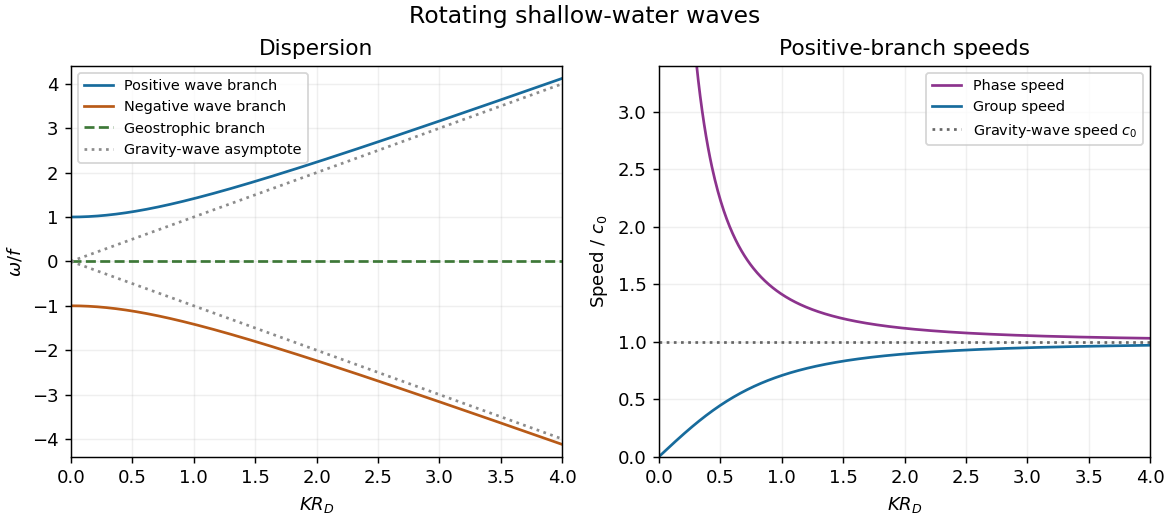

Here is the Python script that generated this plot:
"""Rotating shallow-water dispersion; Python 3.14, numpy 2.3.5, matplotlib 3.10.7.

Write only paper-48-dispersion.png in the caller's working directory.
The caller controls MPLCONFIGDIR; no environment variable is changed here.
"""
from pathlib import Path
import matplotlib
matplotlib.use('Agg')
import matplotlib.pyplot as plt
import numpy as np

k = np.linspace(0, 4, 501)
w = np.sqrt(1+k*k)
fig, (left, right) = plt.subplots(1, 2, figsize=(9, 4), layout='constrained')
fig.patch.set_facecolor('white')
left.plot(k, w, color='#176b9c', label='Positive wave branch')
left.plot(k, -w, color='#b85a17', label='Negative wave branch')
left.axhline(0, color='#3d7837', linestyle='--', label='Geostrophic branch')
left.plot(k, k, ':', color='0.55', label='Gravity-wave asymptote')
left.plot(k, -k, ':', color='0.55')
left.set(xlabel=r'$K R_D$', ylabel=r'$\omega/f$', title='Dispersion', xlim=(0, 4), ylim=(-4.4,4.4))
left.legend(fontsize=8, loc='upper left')
z = k[k > .12]
right.plot(z, np.sqrt(1+z*z)/z, color='#8c338d', label='Phase speed')
right.plot(k, k/w, color='#176b9c', label='Group speed')
right.axhline(1, color='0.4', linestyle=':', label=r'Gravity-wave speed $c_0$')
right.set(xlabel=r'$K R_D$', ylabel=r'Speed / $c_0$', title='Positive-branch speeds', xlim=(0,4), ylim=(0,3.4))
right.legend(fontsize=8)
for ax in (left,right):
    ax.set_facecolor('white')
    ax.grid(alpha=.2)
fig.suptitle('Rotating shallow-water waves', fontsize=13)
fig.savefig(Path('paper-48-dispersion.png'), dpi=130, facecolor='white', transparent=False)
plt.close(fig)
